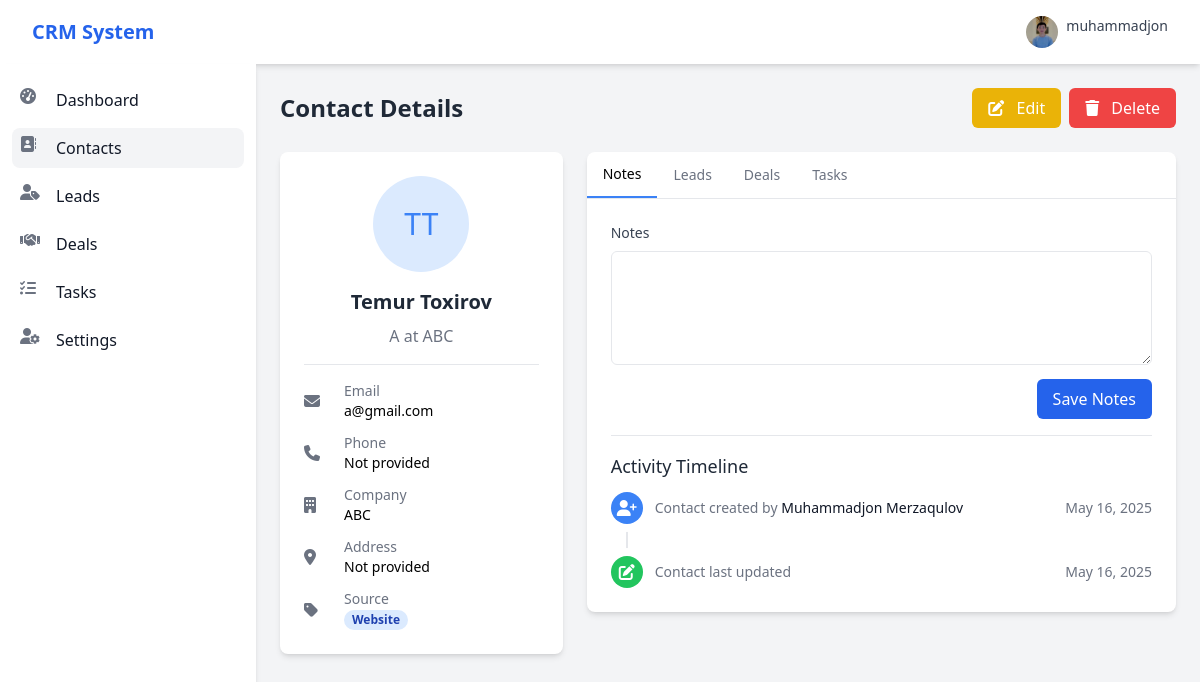
/contacts/1/ (signed in), run on the app's committed database.
### accounts/models.py (models this page shows, shortened)
class Profile(models.Model):
    user = models.OneToOneField(User, on_delete=models.CASCADE)
    bio = models.TextField(max_length=500, blank=True)
    phone_number = models.CharField(max_length=20, blank=True)
    position = models.CharField(max_length=100, blank=True)
    profile_image = models.ImageField(upload_to='profile_pics', default='default.jpg')

### contacts/models.py (models this page shows, shortened)
class Contact(models.Model):
    LEAD_SOURCE_CHOICES = [
        ('website', 'Website'),
        ('referral', 'Referral'),
        ('social_media', 'Social Media'),
        ('email', 'Email Campaign'),
        ('other', 'Other'),
    ]
    first_name = models.CharField(max_length=100)
    last_name = models.CharField(max_length=100)
    email = models.EmailField(unique=True)
    phone = models.CharField(max_length=15, blank=True, null=True)
    company = models.CharField(max_length=100, blank=True, null=True)
    position = models.CharField(max_length=100, blank=True, null=True)
    address = models.TextField(blank=True, null=True)
    source = models.CharField(max_length=20, choices=LEAD_SOURCE_CHOICES, default='other')
    notes = models.TextField(blank=True, null=True)
    assigned_to = models.ForeignKey(User, on_delete=models.SET_NULL, null=True, blank=True,
                                    related_name='assigned_contacts')
    created_by = models.ForeignKey(User, on_delete=models.CASCADE, related_name='created_contacts')
    created_at = models.DateTimeField(auto_now_add=True)
    updated_at = models.DateTimeField(auto_now=True)
    class Meta:
        ordering = ['-created_at']

### contacts/views.py (the view)
# urls.py: path('<int:pk>/', views.contact_detail, name='contact_detail'),
@login_required
def contact_detail(request, pk):
    contact = get_object_or_404(Contact, pk=pk)
    return render(request, 'contacts/contact_detail.html', {'contact': contact})

### templates/contacts/contact_detail.html (shortened to what this page needs)
{% extends 'base.html' %}
{% block content %}
<div class="container mx-auto">
    <div class="flex justify-between items-center mb-6">
        <h1 class="text-2xl font-semibold text-gray-800">Contact Details</h1>
        <div class="flex space-x-2">
            <a href="{% url 'contact_update' contact.id %}" class="bg-yellow-500 hover:bg-yellow-600 text-white font-medium py-2 px-4 rounded-md">
                <i class="fas fa-edit mr-2"></i> Edit
            </a>
            <a href="{% url 'contact_delete' contact.id %}" class="bg-red-500 hover:bg-red-600 text-white font-medium py-2 px-4 rounded-md">
                <i class="fas fa-trash mr-2"></i> Delete
            </a>
        </div>
    </div>
    <div class="grid grid-cols-1 md:grid-cols-3 gap-6">
        <div class="md:col-span-1">
            <div class="bg-white shadow-md rounded-lg overflow-hidden">
                <div class="p-6">
                    <div class="flex items-center justify-center mb-4">
                        <div class="h-24 w-24 rounded-full bg-blue-100 flex items-center justify-center text-blue-500 text-3xl">
                            {{ contact.first_name|first|upper }}{{ contact.last_name|first|upper }}
                        </div>
                    </div>
                    <h2 class="text-xl font-semibold text-center text-gray-800 mb-2">{{ contact.first_name }} {{ contact.last_name }}</h2>
                    <p class="text-gray-500 text-center mb-4">{{ contact.position }}{% if contact.company %} at {{ contact.company }}{% endif %}</p>
                    <div class="border-t pt-4 mt-4">
                        <div class="flex items-center mb-3">
                            <div class="w-10 text-gray-500">
                                <i class="fas fa-envelope"></i>
                            </div>
                            <div class="flex-1">
                                <p class="text-sm text-gray-500">Email</p>
                                <p class="text-sm font-medium">{{ contact.email }}</p>
                            </div>
                        </div>
                        <div class="flex items-center mb-3">
                            <div class="w-10 text-gray-500">
                                <i class="fas fa-phone"></i>
                            </div>
                            <div class="flex-1">
                                <p class="text-sm text-gray-500">Phone</p>
                                <p class="text-sm font-medium">{{ contact.phone|default:"Not provided" }}</p>
                            </div>
                        </div>
                        <div class="flex items-center mb-3">
                            <div class="w-10 text-gray-500">
                                <i class="fas fa-building"></i>
                            </div>
                            <div class="flex-1">
                                <p class="text-sm text-gray-500">Company</p>
                                <p class="text-sm font-medium">{{ contact.company|default:"Not provided" }}</p>
                            </div>
                        </div>
                        <div class="flex items-center mb-3">
                            <div class="w-10 text-gray-500">
                                <i class="fas fa-map-marker-alt"></i>
                            </div>
                            <div class="flex-1">
                                <p class="text-sm text-gray-500">Address</p>
                                <p class="text-sm font-medium">{{ contact.address|default:"Not provided" }}</p>
                            </div>
                        </div>
                        <div class="flex items-center">
                            <div class="w-10 text-gray-500">
                                <i class="fas fa-tag"></i>
                            </div>
                            <div class="flex-1">
                                <p class="text-sm text-gray-500">Source</p>
                                <p class="text-sm font-medium">
                                    <span class="px-2 inline-flex text-xs leading-5 font-semibold rounded-full
                                        {% if contact.source == 'website' %}bg-blue-100 text-blue-800
                                        {% elif contact.source == 'referral' %}bg-green-100 text-green-800
                                        {% elif contact.source == 'social_media' %}bg-purple-100 text-purple-800
                                        {% elif contact.source == 'email' %}bg-yellow-100 text-yellow-800
                                        {% else %}bg-gray-100 text-gray-800
                                        {% endif %}">
                                        {{ contact.get_source_display }}
                                    </span>
                                </p>
                            </div>
                        </div>
                    </div>
                </div>
            </div>
        </div>
        <div class="md:col-span-2">
            <div class="bg-white shadow-md rounded-lg overflow-hidden">
                <div class="border-b">
                    <nav class="flex" aria-label="Tabs">
                        <button class="tab-btn active px-4 py-3 text-sm font-medium border-b-2 border-blue-500" data-tab="notes">Notes</button>
                        <button class="tab-btn px-4 py-3 text-sm font-medium text-gray-500 hover:text-gray-700" data-tab="leads">Leads</button>
                        <button class="tab-btn px-4 py-3 text-sm font-medium text-gray-500 hover:text-gray-700" data-tab="deals">Deals</button>
                        <button class="tab-btn px-4 py-3 text-sm font-medium text-gray-500 hover:text-gray-700" data-tab="tasks">Tasks</button>
                    </nav>
                </div>
                <div id="notes-tab" class="tab-content p-6">
                    <div class="mb-4">
                        <label for="notes" class="block text-sm font-medium text-gray-700 mb-2">Notes</label>
                        <textarea id="notes" rows="4" class="w-full px-3 py-2 border rounded-md focus:outline-none focus:ring-2 focus:ring-blue-500">{{ contact.notes|default:"" }}</textarea>
                        <div class="mt-2 flex justify-end">
                            <button type="button" class="bg-blue-600 hover:bg-blue-700 text-white font-medium py-2 px-4 rounded-md">
                                Save Notes
                            </button>
                        </div>
                    </div>
                    <div class="border-t pt-4 mt-4">
                        <h3 class="text-lg font-medium text-gray-800 mb-3">Activity Timeline</h3>
                        <div class="flow-root">
                            <ul class="-mb-8">
                                <li>
                                    <div class="relative pb-8">
                                        <span class="absolute top-4 left-4 -ml-px h-full w-0.5 bg-gray-200" aria-hidden="true"></span>
                                        <div class="relative flex space-x-3">
                                            <div>
                                                <span class="h-8 w-8 rounded-full bg-blue-500 flex items-center justify-center ring-8 ring-white">
                                                    <i class="fas fa-user-plus text-white"></i>
                                                </span>
                                            </div>
                                            <div class="min-w-0 flex-1 pt-1.5 flex justify-between space-x-4">
                                                <div>
                                                    <p class="text-sm text-gray-500">Contact created by <span class="font-medium text-gray-900">{{ contact.created_by.get_full_name|default:contact.created_by.username }}</span></p>
                                                </div>
                                                <div class="text-right text-sm whitespace-nowrap text-gray-500">
                                                    {{ contact.created_at|date:"M d, Y" }}
                                                </div>
                                            </div>
                                        </div>
                                    </div>
                                </li>
                                <li>
                                    <div class="relative pb-8">
                                        <div class="relative flex space-x-3">
                                            <div>
                                                <span class="h-8 w-8 rounded-full bg-green-500 flex items-center justify-center ring-8 ring-white">
                                                    <i class="fas fa-edit text-white"></i>
                                                </span>
                                            </div>
                                            <div class="min-w-0 flex-1 pt-1.5 flex justify-between space-x-4">
                                                <div>
                                                    <p class="text-sm text-gray-500">Contact last updated</p>
                                                </div>
                                                <div class="text-right text-sm whitespace-nowrap text-gray-500">
                                                    {{ contact.updated_at|date:"M d, Y" }}
                                                </div>
                                            </div>
                                        </div>
                                    </div>
                                </li>
                            </ul>
                        </div>
                    </div>
                </div>
            </div>
        </div>
    </div>
</div>
{% endblock %}

### templates/includes/navbar.html (shortened to what this page needs)
<nav class="bg-white shadow-md">
    <div class="max-w-7xl mx-auto px-4 sm:px-6 lg:px-8">
        <div class="flex justify-between h-16">
            <div class="flex items-center">
                <div class="flex-shrink-0 flex items-center">
                    <a href="{% url 'dashboard' %}" class="text-xl font-bold text-blue-600">CRM System</a>
                </div>
            </div>
            <div class="flex items-center">
                <div class="ml-3 relative">
                    <div>
                        <button type="button" class="flex text-sm rounded-full focus:outline-none" id="user-menu-button" aria-expanded="false" aria-haspopup="true">
                            {% if user.profile.profile_image %}
                                <img class="h-8 w-8 rounded-full object-cover" src="{{ user.profile.profile_image.url }}" alt="{{ user.username }}">
                            {% else %}
                                <div class="h-8 w-8 rounded-full bg-blue-500 flex items-center justify-center text-white">
                                    {{ user.username|first|upper }}
                                </div>
                            {% endif %}
                            <span class="ml-2 text-gray-700 hidden sm:block">{{ user.username }}</span>
                        </button>
                    </div>
                </div>
            </div>
        </div>
    </div>
</nav>

### data on the page
Contact: first_name|first "T", last_name|first "T", first_name "Temur", last_name "Toxirov", position "A", company "ABC", email "a@gmail.com", phone "Not provided", address "Not provided", source "Website", created_by.get_full_name "Muhammadjon Merzaqulov", created_at "May 16, 2025", updated_at "May 16, 2025"

### other printed values
{{ user.username }} "muhammadjon"
